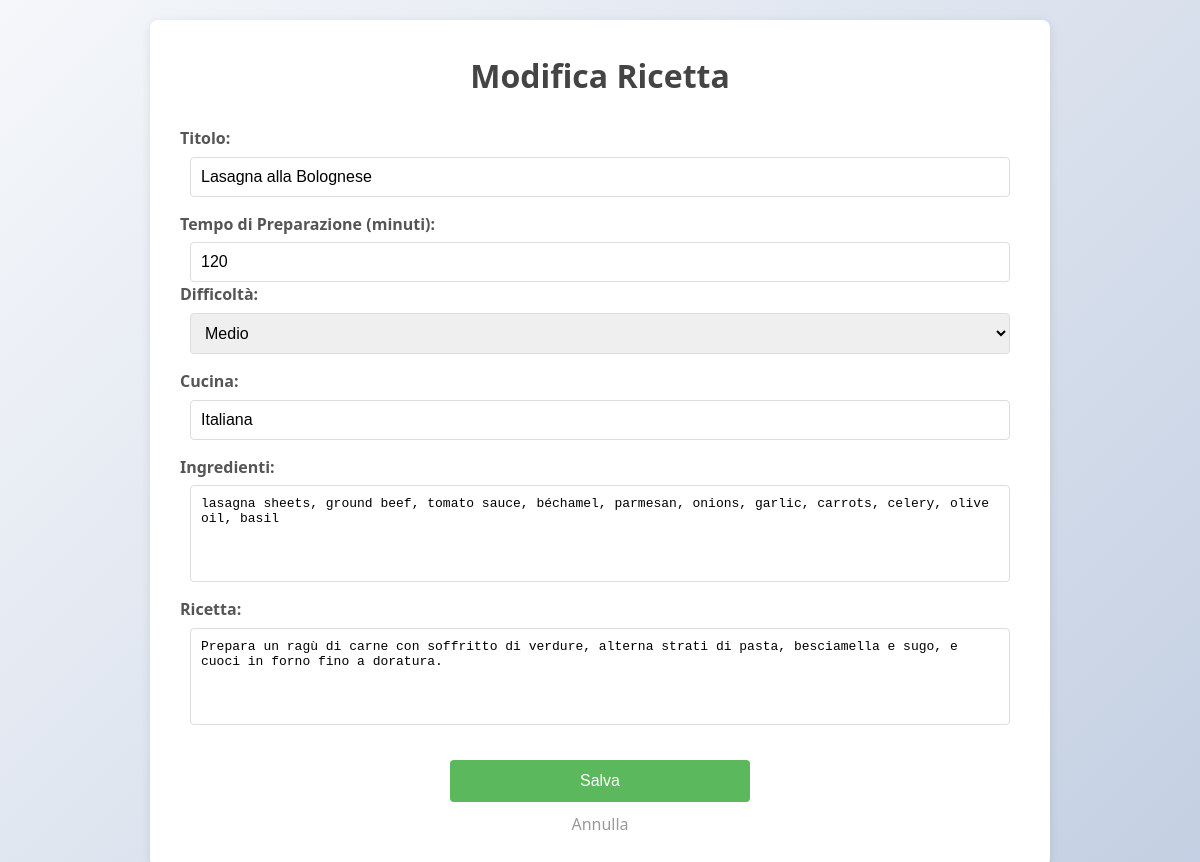
The app's page /app/account/modifica_ricetta.php?id=54&tabella=ricette (signed in) with its own data.
### tables this page shows
CREATE TABLE `ricette` (
  `id` int NOT NULL,
  `titolo` varchar(255) NOT NULL,
  `ingredienti` text NOT NULL,
  `ricetta` text NOT NULL,
  `tempo_preparazione` int DEFAULT NULL,
  `difficolta` enum('Facile','Medio','Difficile') DEFAULT 'Facile',
  `cucina` varchar(50) DEFAULT 'Italiana'
);

### app/account/modifica_ricetta.php (the view, shortened to what this page needs)
<?php
include '../api/connect.php';
$id = (int) $_GET['id'];
$tabella = $_GET['tabella'];
$query = "SELECT id, titolo, ingredienti, ricetta, tempo_preparazione, difficolta, cucina FROM $tabella WHERE id = ?";
$stmt = $conn->prepare($query);
$stmt->bind_param("i", $id);
$stmt->execute();
$result = $stmt->get_result();
$recipe = $result->fetch_assoc();
?>
<!DOCTYPE html>
<html lang="it">
<head>
    <link rel="stylesheet" href="../css/modifica_ricetta.css">
</head>
<body>
    <div class="container">
        <h1>Modifica Ricetta</h1>
        <form action="../api/aggiorna_ricetta.php" method="post">
            <div class="form-group">
                <label for="titolo">Titolo:</label>
                <input type="text" id="titolo" name="titolo" value="<?php echo htmlspecialchars($recipe['titolo']); ?>" required>
            </div>
            <div class="form-group">
                <label for="tempo_preparazione">Tempo di Preparazione (minuti):</label>
                <input type="number" id="tempo_preparazione" name="tempo_preparazione" value="<?php echo htmlspecialchars($recipe['tempo_preparazione']); ?>" required>
                <label for="difficolta">Difficoltà:</label>
                <select id="difficolta" name="difficolta" required>
                    <option value="Medio" <?php echo ($recipe['difficolta'] == 'Medio') ? 'selected' : ''; ?>>Medio</option>
                </select>
            </div>
            <div class="form-group">
                <label for="cucina">Cucina:</label>
                <input type="text" id="cucina" name="cucina" value="<?php echo htmlspecialchars($recipe['cucina']); ?>" required>
            </div>
            <div class="form-group">
                <label for="ingredienti">Ingredienti:</label>
                <textarea id="ingredienti" name="ingredienti" rows="5" required><?php echo htmlspecialchars($recipe['ingredienti']); ?></textarea>
            </div>
            <div class="form-group">
                <label for="ricetta">Ricetta:</label>
                <textarea id="ricetta" name="ricetta" rows="5" required><?php echo htmlspecialchars($recipe['ricetta']); ?></textarea>
            </div>
            <button type="submit">Salva</button>
            <a href="account.php">Annulla</a>
        </form>
    </div>
</body>
</html>

### app/css/modifica_ricetta.css (style rules this page uses)
* { margin: 0; padding: 0; box-sizing: border-box; }
body { font-family: 'Segoe UI', Tahoma, Geneva, Verdana, sans-serif; background: linear-gradient(135deg, #f5f7fa, #c3cfe2); color: #333; line-height: 1.6; min-height: 100vh; display: flex; flex-direction: column; align-items: center; justify-content: center; padding: 20px; }
.container { background: #fff; width: 90%; max-width: 900px; padding: 30px; border-radius: 8px; box-shadow: 0 2px 10px rgba(0, 0, 0, 0.1); text-align: center; }
h1 { margin-bottom: 25px; font-size: 2em; color: #444; }
form { display: flex; flex-direction: column; align-items: center; width: 100%; }
.form-group { display: flex; flex-wrap: wrap; justify-content: space-between; width: 100%; margin-bottom: 15px; }
.form-group label { flex-basis: 100%; text-align: left; font-weight: bold; margin-bottom: 5px; color: #555; }
.form-group input, .form-group textarea, .form-group select { flex: 1; padding: 10px; border: 1px solid #ddd; border-radius: 4px; font-size: 1em; transition: border 0.3s; width: 45%; margin: 0 10px; }
.form-group textarea { width: 100%; resize: none; }
button { padding: 12px 20px; border: none; border-radius: 4px; background: #5cb85c; color: #fff; font-size: 1em; cursor: pointer; transition: background 0.3s; width: 100%; max-width: 300px; margin-top: 20px; }
form a { display: inline-block; margin-top: 10px; text-decoration: none; color: #999; text-align: center; transition: color 0.3s; }

### records on screen
ricette: titolo "Lasagna alla Bolognese", tempo_preparazione "120", difficolta "Medio", cucina "Italiana", ingredienti "lasagna sheets, ground beef, tomato sauce, béchamel, parmesan, onions, garlic, carrots, celery, olive oil, basil", ricetta "Prepara un ragù di carne con soffritto di verdure, alterna strati di pasta, besciamella e sugo, e cuoci in forno fino a doratura."
